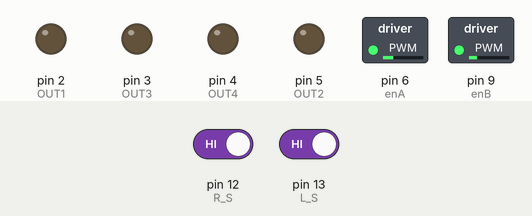
The sketch below on a simulated Arduino Uno, built with avr-gcc and run on an emulated ATmega328P. On the bench: switched loads named in the sketch (green lamp = pin HIGH), output pins drawn as LEDs (lit = HIGH). The inputs (shaded band) are chosen by the test bench; at power-on: pin 12 (R_S) HIGH, pin 13 (L_S) HIGH.

Above: at 1.2 s.
1.3 s: pin 12 (R_S) driven LOW
At 1.6 s:
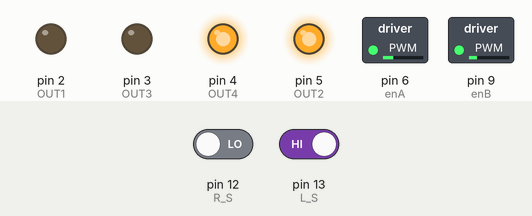
2.8 s: pin 13 (L_S) driven LOW
At 4.0 s:
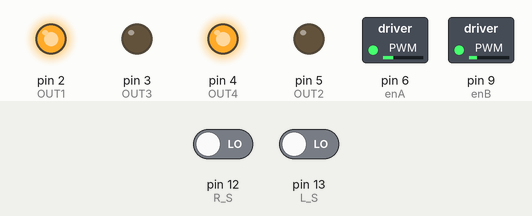
4.3 s: pin 12 (R_S) driven HIGH
At 5.1 s:
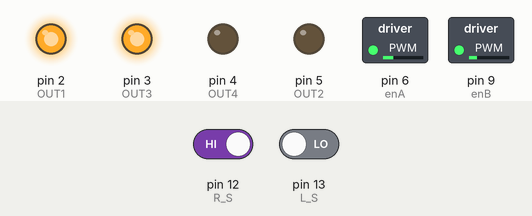
5.8 s: pin 13 (L_S) driven HIGH
At 6.3 s:
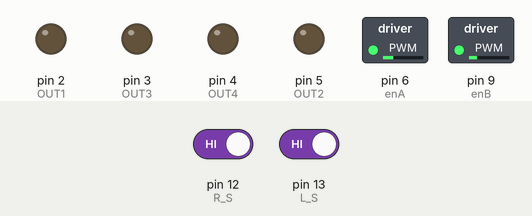
Timing chart, 0 to 8.3 s (numbered marks = the images above; inputs shaded):
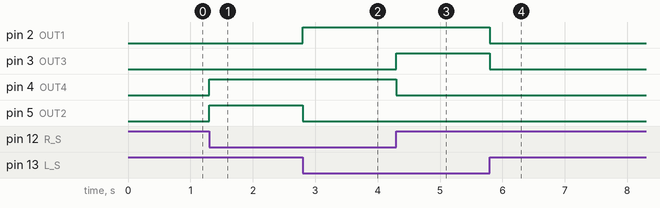

The sketch:

code_of_car_updated.ino
```cpp
/********************************************/
/* Project Name: Line Follower Robot
/* Author:       Mahmoud Sayed
/********************************************/

#define OUT1 2
#define OUT2 5
#define OUT3 3
#define OUT4 4
#define L_S 13      // LEFT SENSOR
#define R_S 12      // RIGHT SENSOR
#define enA 6       // RIGHT MOTOR CONTROL (PWM)
#define enB 9       // LEFT MOTOR CONTROL (PWM)


void setup() {
  // put your setup
  pinMode(OUT1, OUTPUT);
  pinMode(OUT2, OUTPUT);
  pinMode(OUT3, OUTPUT);
  pinMode(OUT4, OUTPUT);
  pinMode(L_S, INPUT);
  pinMode(R_S, INPUT);
  pinMode(enA, OUTPUT);
  pinMode(enB, OUTPUT);
  analogWrite(enA, 65);     // this is the motor to be edited
  analogWrite(enB, 50);
}

void loop() {

  // put your main code here, to run repeatedly:
  int s1 = digitalRead(L_S);        // READING THE SIGNAL THAT COMES FROM THE LEFT SENSOR
  int s2 = digitalRead(R_S);        // READING THE SIGNAL THAT COMES FROM THE RIGHT SENSOR

  if (s1 == LOW && s2 == LOW)
  {
    /* CASE OF MOVING FORWARD */
    forward();
  }
  else if (s1 == HIGH && s2 == LOW)
  {
    /* CASE OF TURNING LEFT */
    left();

  }
  else if (s1 == LOW && s2 == HIGH)
  {
    /* CASE OF TURNING RIGHT */
    right();
  }
  else
  {
    /* CASE OF STOP */
    stop();
  }
}

void forward()
{
    digitalWrite(OUT1, HIGH);
    digitalWrite(OUT2, LOW);
    digitalWrite(OUT3, LOW);
    digitalWrite(OUT4, HIGH);
}

void left()
{
    digitalWrite(OUT1, LOW);
    digitalWrite(OUT2, HIGH);
    digitalWrite(OUT3, LOW);
    digitalWrite(OUT4, HIGH);
}

void right()
{
    digitalWrite(OUT1, HIGH);
    digitalWrite(OUT2, LOW);
    digitalWrite(OUT3, HIGH);
    digitalWrite(OUT4, LOW);
}

void stop()
{
    digitalWrite(OUT1, LOW);
    digitalWrite(OUT2, LOW);
    digitalWrite(OUT3, LOW);
    digitalWrite(OUT4, LOW);
}
```

Measured:
- after the input at 1.3 s, pin 4 (OUT4), pin 5 (OUT2): LOW → HIGH at once
- after the input at 2.8 s, pin 2 (OUT1): LOW → HIGH at once; pin 5 (OUT2): HIGH → LOW at once
- after the input at 4.3 s, pin 3 (OUT3): LOW → HIGH at once; pin 4 (OUT4): HIGH → LOW at once
- after the input at 5.8 s, pin 2 (OUT1), pin 3 (OUT3): HIGH → LOW at once
